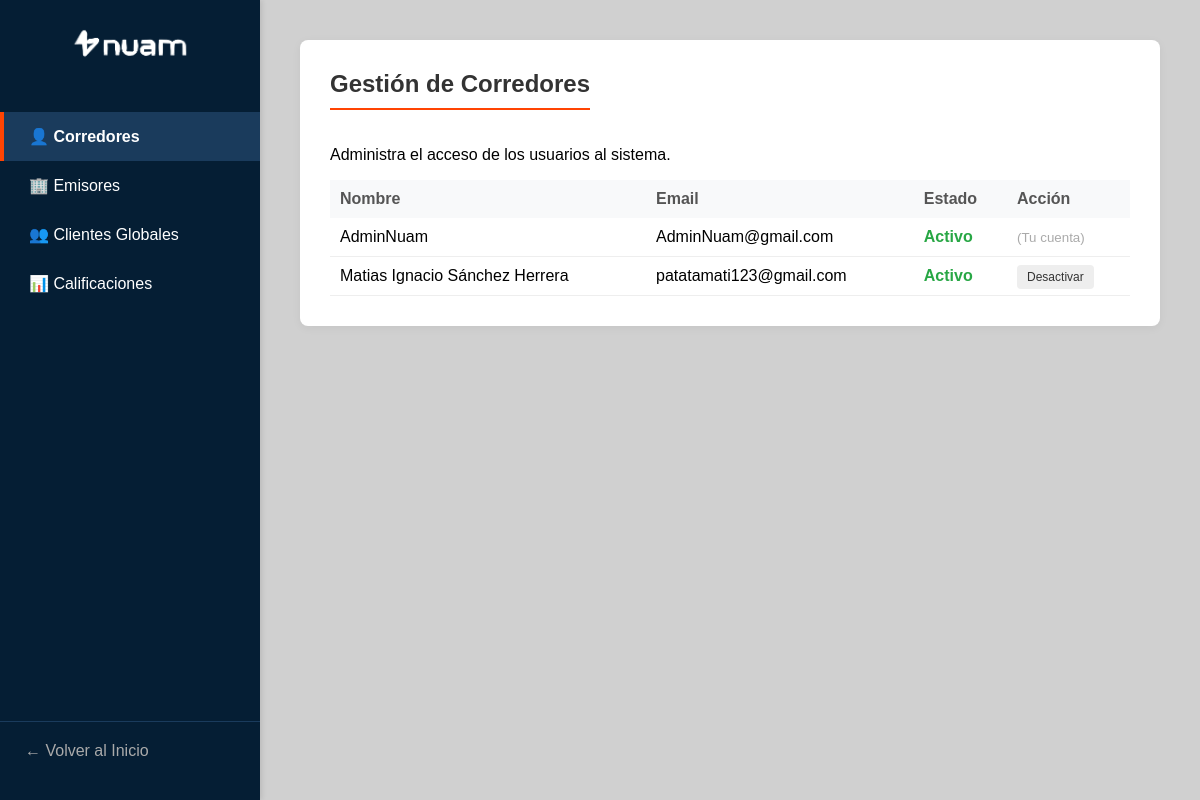
The page /admin-panel/ (signed in) on the database its author committed.
### NuamApp/models.py (models this page shows, shortened)
class Corredor(AbstractBaseUser, PermissionsMixin):
    USERNAME_FIELD = 'email' #el campo que se usa en el login
    REQUIRED_FIELDS = ['nombre', 'rut', 'rol'] #campos que se piden al crear usuario
    nombre = models.CharField(max_length=100)
    rut = models.CharField(max_length=12, unique=True)
    email = models.EmailField(max_length=100, unique=True)
    rol = models.CharField(max_length=50)
    is_active = models.BooleanField(default=False) # is_active es el campo estado, el AbstractBaseUser lo pide obligatoriamente con ese nombre
    is_staff = models.BooleanField(default=False)
    groups = models.ManyToManyField(
        'auth.Group',
        verbose_name=('groups'),
        blank=True,
        help_text=('Los grupos a los que pertenece este usuario. Un usuario tendra todos los permisos '
                   'otorgado para cada uno de los grupos.'
        ),
        related_name="corredor_set", # Si no se agrega este "apodo" el codigo colisiona
        related_query_name="corredor",
    )
    user_permissions = models.ManyToManyField(
        'auth.Permission',
        verbose_name=('user_permissions'),
        blank=True,
        help_text=('Especifica permisos para esté usuario.',),
        related_name="corredor_permissions_set",
        related_query_name="corredor",
    )
    objects = CustomCorredorManager()

### NuamApp/views.py (the view)
# urls.py: path('admin-panel/', views.admin_dashboard, name = 'admin_dashboard'),
@user_passes_test(es_admin, login_url='login')
def admin_dashboard(request):
    corredores = Corredor.objects.all().order_by('id')
    emisores = Emisor.objects.all().order_by('nombre')
    clientes = Cliente.objects.all().select_related('corredor').order_by('nombre')
    context = {
        'corredores':corredores,
        'emisores':emisores,
        'clientes':clientes,
        'form_emisor':FormEmisor()
    }
    return render(request, 'admin_dashboard.html', context)

### NuamApp/views.py (called while the page is built)
def es_admin(user): # verificación de que el usuario es superuser/admin
    return user.is_superuser

### NuamApp/templates/admin_dashboard.html (shortened to what this page needs)
{% load static %}
<!DOCTYPE html>
<html lang="es">
<head>
    <link rel="stylesheet" href="{% static 'css/admin.css' %}">
    <link rel="stylesheet" href="{% static 'css/holder.css' %}">
</head>
<body>
    <nav class="sidebar">
        <div class="sidebar-header">
            <img src="{% static 'images/Nuam_logo-transparente.png' %}" alt="Nuam Admin" class="sidebar-logo">
        </div>
        <ul class="nav-links">
            <li class="nav-item active" onclick="showSection('corredores', this)">
                <span>👤 Corredores</span>
            </li>
            <li class="nav-item" onclick="showSection('emisores', this)">
                <span>🏢 Emisores</span>
            </li>
            <li class="nav-item" onclick="showSection('clientes_global', this)">
                <span>👥 Clientes Globales</span>
            </li>
            <li class="nav-item" onclick="showSection('calificaciones', this)">
                <span>📊 Calificaciones</span>
            </li>
        </ul>
        <div class="logout-link">
            <a href="{% url 'main' %}">← Volver al Inicio</a>
        </div>
    </nav>
    <main class="main-content">
        <div id="corredores" class="section-container active-section">
            <div class="card">
                <h2>Gestión de Corredores</h2>
                <p>Administra el acceso de los usuarios al sistema.</p>
                <table class="info">
                    <thead>
                        <tr>
                            <th>Nombre</th>
                            <th>Email</th>
                            <th>Estado</th>
                            <th>Acción</th>
                        </tr>
                    </thead>
                    <tbody>
                        {% for c in corredores %}
                        <tr>
                            <td>{{ c.nombre }}</td>
                            <td>{{ c.email }}</td>
                            <td>
                                {% if c.is_active %}
                                    <span class="status-active">Activo</span>
                                {% else %}
                                    <span class="status-inactive">Inactivo</span>
                                {% endif %}
                            </td>
                            <td>
                                {% if c.email != request.user.email %}
                                    <a href="{% url 'toggle_status_corredor' c.id %}" class="btn-toggle">
                                        {% if c.is_active %}Desactivar{% else %}Activar{% endif %}
                                    </a>
                                {% else %}
                                    <small style="color:#aaa;">(Tu cuenta)</small>
                                {% endif %}
                            </td>
                        </tr>
                        {% endfor %}
                    </tbody>
                </table>
            </div>
        </div>
    </main>
</body>
</html>

### NuamApp/static/css/admin.css (style rules this page uses)
body { margin: 0; padding: 0; font-family: Arial, sans-serif; background-color: #f4f6f8; height: 100vh; display: flex; overflow: hidden; }
.sidebar { width: 260px; background-color: #051e34; color: white; display: flex; flex-direction: column; padding: 20px 0; box-shadow: 2px 0 5px rgba(0,0,0,0.1); flex-shrink: 0; }
.sidebar-header { text-align: center; margin-bottom: 40px; padding: 0 20px; }
.sidebar-logo { max-width: 150px; filter: brightness(0) invert(1); }
.nav-links { list-style: none; padding: 0; margin: 0; }
.nav-item { padding: 15px 25px; cursor: pointer; transition: background 0.3s; display: flex; align-items: center; font-size: 16px; border-left: 4px solid transparent; }
.nav-item.active { background-color: #1a3b5c; border-left-color: #ff4403; font-weight: bold; }
.logout-link { margin-top: auto; padding: 20px 25px; border-top: 1px solid #1a3b5c; }
.logout-link a { color: #aaa; text-decoration: none; display: block; }
.main-content { flex-grow: 1; padding: 40px; overflow-y: auto; }
.section-container { display: none; animation: fadeIn 0.4s ease; }
.section-container.active-section { display: block; }
.card { background: white; padding: 30px; border-radius: 8px; box-shadow: 0 2px 10px rgba(0,0,0,0.05); margin-bottom: 20px; }
.card h2 { margin-top: 0; color: #333; border-bottom: 2px solid #ff4403; display: inline-block; padding-bottom: 10px; margin-bottom: 20px; }
.info { width: 100%; border-collapse: collapse; }
.info th { text-align: left; padding: 10px; background-color: #f8f9fa; color: #555; }
.info td { padding: 10px; border-bottom: 1px solid #eee; }
.btn-toggle { background: #eee; padding: 5px 10px; border-radius: 4px; text-decoration: none; color: #333; font-size: 12px; }
.status-active { color: #28a745; font-weight: bold; }

### NuamApp/static/css/holder.css (style rules this page uses)
html, body { margin: 0; padding: 0; height: 100%; width: 100%; background-color: rgba(208, 208, 208, 1); }

### rows shown on the page
Corredor: nombre "AdminNuam", email "AdminNuam@gmail.com", is_active "Activo", shows "(Tu cuenta)"
Corredor: nombre "Matias Ignacio Sánchez Herrera", email "patatamati123@gmail.com", is_active "Activo"
